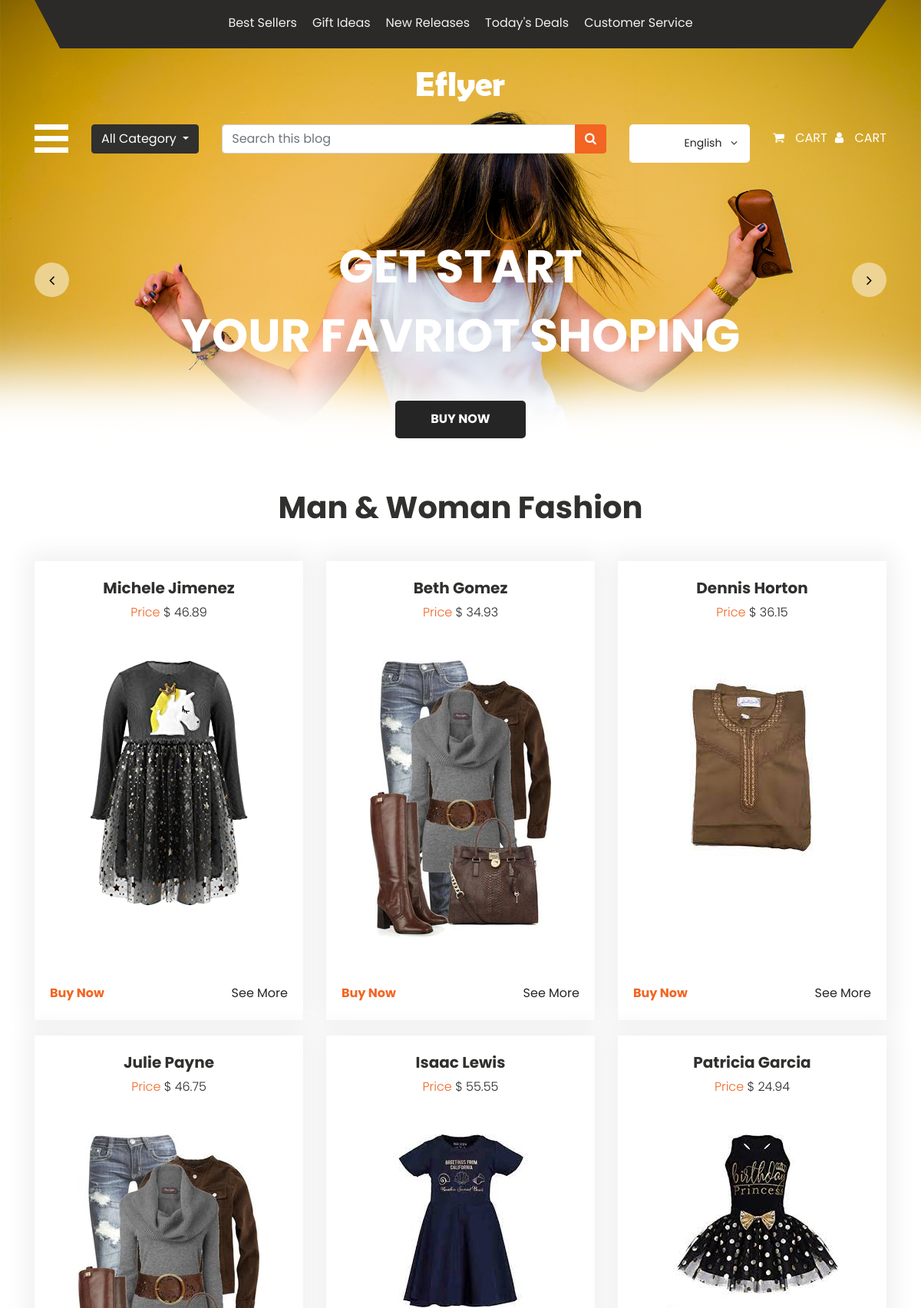
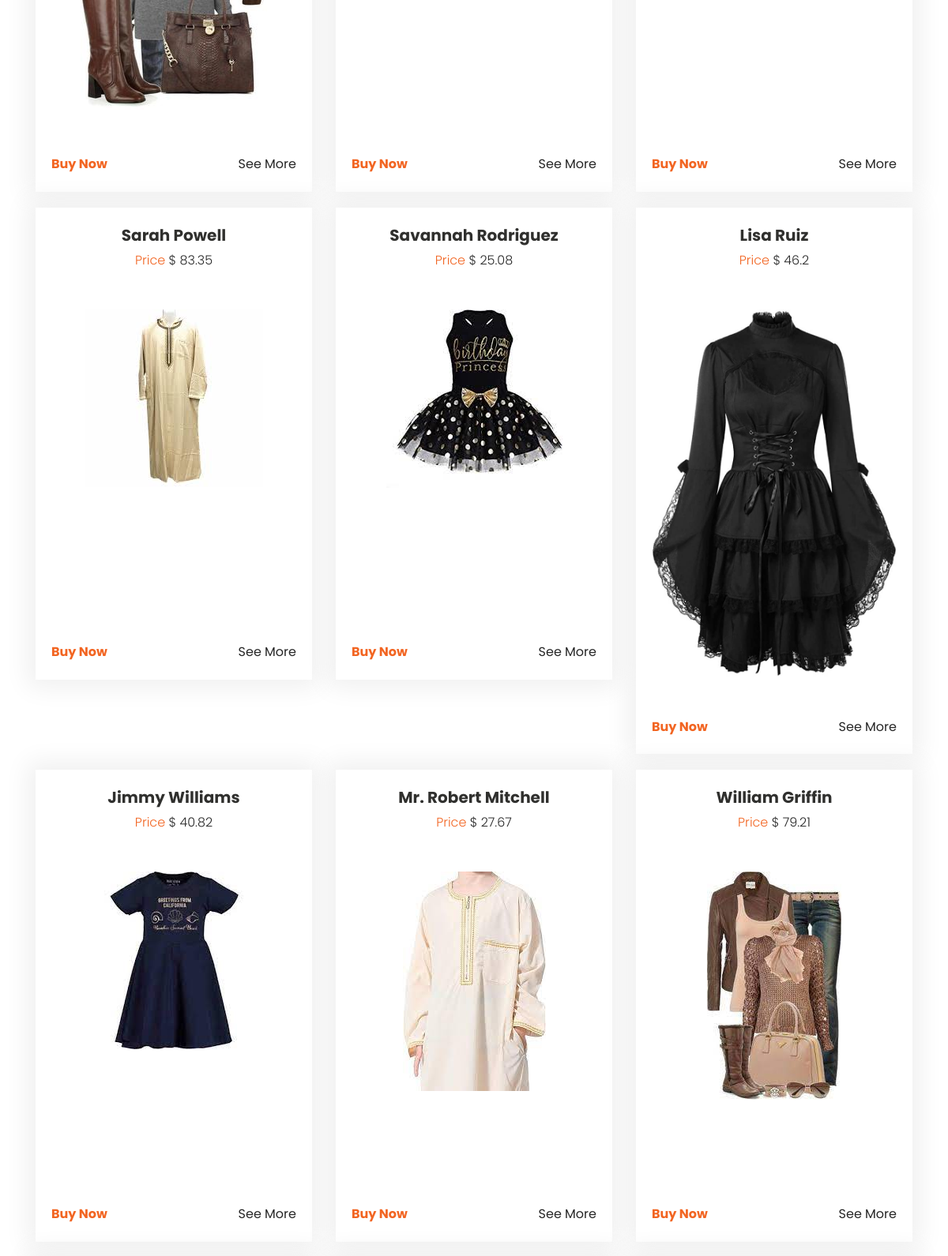
/center/list (upper part), run on the app's committed database (2 pictures, top to bottom).
### shop/models.py (models this page shows, shortened)
class Fashion(models.Model):
    name=models.CharField(max_length=30)
    description=models.TextField(max_length=1000)
    image=models.ImageField(upload_to='shoping/')
    price=models.FloatField()
    flag=models.CharField(choices=flag_chois,max_length=30)
    quantity=models.IntegerField(default=0)
    slug=models.SlugField(null=True,blank=True)

### shop/views.py (the view)
# urls.py: path('list',fashionlist.as_view(),name='fashion_list'),
class fashionlist(ListView):
    model=Fashion
    paginate_by = 18

### shop/templates/shop/fashion_list.html (shortened to what this page needs)
{% extends 'base.html' %}
{% block body %}
  <div class="fashion_section">
    <div id="main_slider" class="carousel slide" data-ride="carousel">
       <div class="carousel-inner">
          <div class="carousel-item active">
             <div class="container">
                <h1 class="fashion_taital">Man & Woman Fashion</h1>
                <div class="fashion_section_2">
                   <div class="row">
                    {% for item in object_list %}
                        <div class="col-lg-4 col-sm-4">
                            <div class="box_main">
                                <h4 class="shirt_text">{{item.name}}</h4>
                                <p class="price_text">Price  <span style="color: #262626;">$ {{item.price}}</span></p>
                                <div class="tshirt_img"><img src="{{item.image.url}}"></div>
                                <div class="btn_main">
                                <div class="buy_bt"><a href="#">Buy Now</a></div>
                                <div class="seemore_bt"><a href="{% url 'shopings:fashion_detail' item.slug %}">See More</a></div>
                                </div>
                            </div>
                        </div>
                      {% endfor %}
                   </div>
                </div>
             </div>
          </div>
       </div>
    </div>
 </div>
 {% endblock body %}

### static/css/style.css (style rules this page uses)
* { box-sizing: border-box !important; transition: ease all 0.5s; }
html { scroll-behavior: smooth; overflow-x: hidden; }
body { color: #666666; font-size: 14px; line-height: 1.80857; font-weight: normal; overflow-x: hidden; font-family: 'Poppins', sans-serif; }
a { color: #1f1f1f; text-decoration: none !important; outline: none !important; -webkit-transition: all .3s ease-in-out; -moz-transition: all .3s ease-in-out; -ms-transition: all .3s ease-in-out; -o-transition: all .3s ease-in-out; transition: all .3s ease-in-out; }
h1, h2, h3, h4, h5, h6 { letter-spacing: 0; font-weight: normal; position: relative; padding: 0 0 10px 0; font-weight: normal; line-height: normal; color: #111111; margin: 0 }
h1 { font-size: 24px }
h4 { font-size: 16px }
*, *::after, *::before { -webkit-box-sizing: border-box; -moz-box-sizing: border-box; box-sizing: border-box; }
p { margin: 20px; font-weight: 300; font-size: 15px; line-height: 24px; }
a { color: #222222; text-decoration: none; outline: none !important; }
a, .btn { text-decoration: none !important; outline: none !important; -webkit-transition: all .3s ease-in-out; -moz-transition: all .3s ease-in-out; -ms-transition: all .3s ease-in-out; -o-transition: all .3s ease-in-out; transition: all .3s ease-in-out; }
img { max-width: 100%; height: auto; }
.fashion_section { width: 100%; float: left; padding-bottom: 150px; }
.fashion_taital { width: 100%; font-size: 40px; color: #30302e; text-align: center; font-weight: bold; }
.fashion_section_2 { width: 100%; margin-top: 30px; }
.box_main { width: 100%; background-color: #ffffff; height: auto; padding: 20px; box-shadow: 0px 0 30px 10px #f0f0f0; margin-bottom: 20px; }
.shirt_text { width: 100%; font-size: 20px; color: #30302e; text-align: center; font-weight: bold; padding-bottom: 5px; }
.price_text { width: 100%; font-size: 16px; color: #f26522; text-align: center; margin: 0px; }
.tshirt_img { width: 100%; text-align: center; margin: 50px 0px; min-height: 370px; }
.btn_main { width: 100%; display: flex; }
.buy_bt { float: left; width: 100%; }
.buy_bt a { width: 100%; font-size: 16px; color: #f26522; background-color: transparent; text-align: right; font-weight: bold; }
.seemore_bt { width: 100%; float: right; text-align: right; }
.seemore_bt a { width: 100%; font-size: 16px; color: #262626; background-color: transparent; text-align: right; }

### data on the page
Fashion: name "Michele Jimenez", price "46.89", image (picture)
Fashion: name "Beth Gomez", price "34.93", image (picture)
Fashion: name "Dennis Horton", price "36.15", image (picture)
Fashion: name "Julie Payne", price "46.75", image (picture)
Fashion: name "Isaac Lewis", price "55.55", image (picture)
Fashion: name "Patricia Garcia", price "24.94", image (picture)
Fashion: name "Sarah Powell", price "83.35", image (picture)
Fashion: name "Savannah Rodriguez", price "25.08", image (picture)
Fashion: name "Lisa Ruiz", price "46.2", image (picture)
Fashion: name "Jimmy Williams", price "40.82", image (picture)
Fashion: name "Mr. Robert Mitchell", price "27.67", image (picture)
Fashion: name "William Griffin", price "79.21", image (picture)
